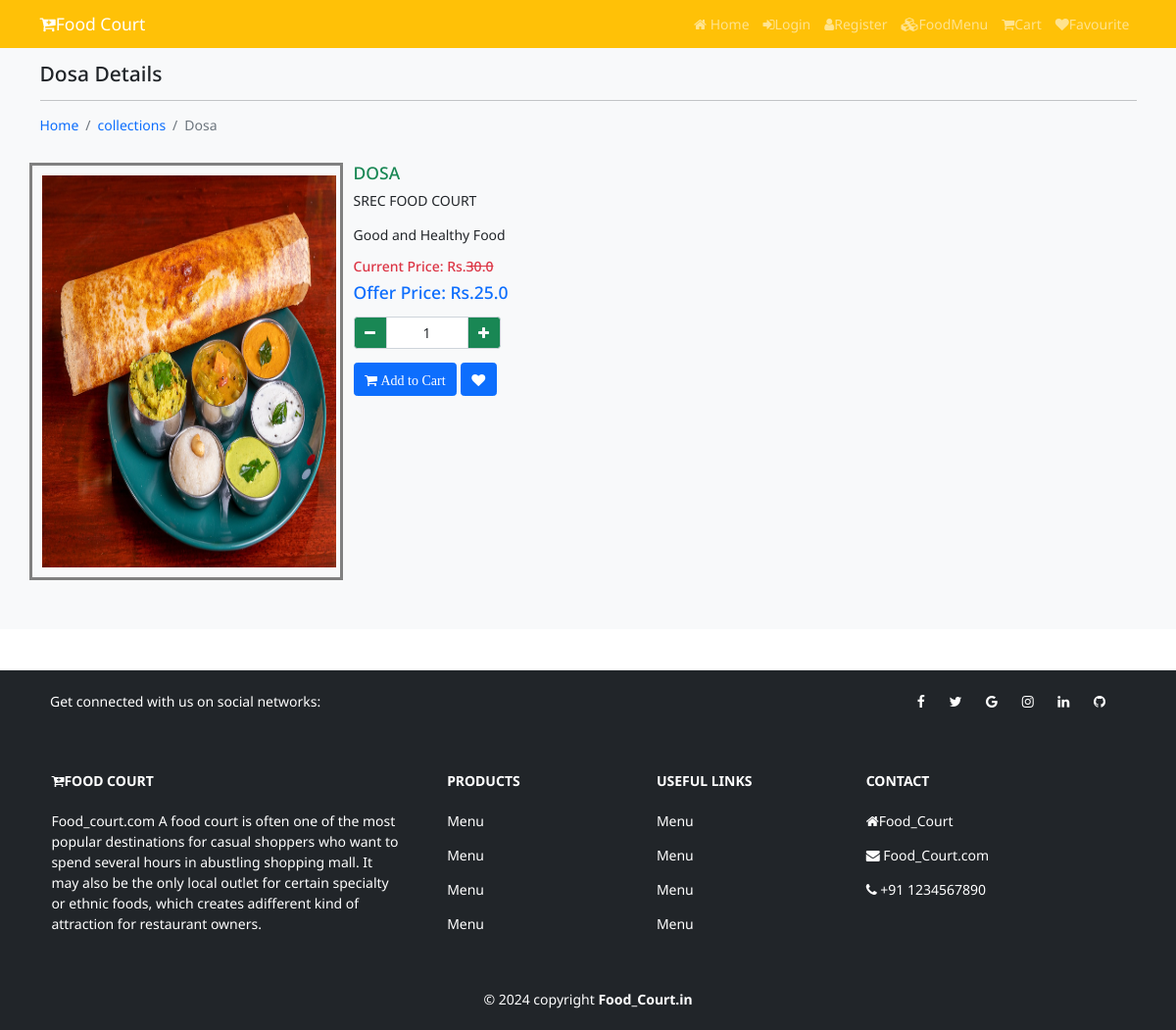
/collections/Breakfast/Dosa, run on the app's committed database.
### shop/models.py (models this page shows)
class Product(models.Model):
    category=models.ForeignKey(Catagory,on_delete=models.CASCADE)
    name = models.CharField(max_length=150, null=False, blank=False)
    vendor = models.CharField(max_length=150, null=False, blank=False)
    product_image = models.ImageField(upload_to=getFileName, null=True, blank=True)
    quantity = models.IntegerField(null=False,blank=False)
    original_price = models.FloatField(null=False, blank=False)
    selling_price = models.FloatField(null=False, blank=False)
    description = models.TextField(max_length=500, null=False, blank=False)
    status = models.BooleanField(default=False, help_text="0-show,1-Hidden")
    trending = models.BooleanField(default=False, help_text="0-default,1-Trending")
    created_at = models.DateTimeField(auto_now_add=True)
    def __str__(self):
            return self.name

### shop/views.py (the view)
# urls.py: path("collections/<str:cname>/<str:pname>",views.product_details,name="product_details"),
def product_details(request,cname,pname):
    if(Catagory.objects.filter(name=cname,status=0)):
        if(Product.objects.filter(name=pname, status=0)):
            products=Product.objects.filter(name=pname,status=0).first()
            return render(request,"product_details.html",{"products":products})
        else:
            messages.warning(request, "No Such Catagory Found")
            return redirect('collections')
    else:
        messages.warning(request, "No Such Catagory Found")
        return redirect('collections')

### shop/templates/product_details.html (shortened to what this page needs)
{% extends 'main.html' %}
{% block content %}
<section class="bg-light py-4 my-5" style="min-height:600px">
  <div class="container">
    <div class="row">
      <div class="col-12">
        <h4 class="mb-3"> {{products}} Details</h4>
        <hr style="border-color:#b8bfc2;">
        <nav aria-label="breadcrumb">
          <ol class="breadcrumb">
            <li class="breadcrumb-item"><a href="{% url 'home' %}">Home</a></li>
            <li class="breadcrumb-item"><a href="{% url 'collections' products.category.name %}">collections</a></li>
            <li class="breadcrumb-item active" aria-current="page">{{products}}</li>
          </ol>
        </nav>
      </div>
      <div class="col-4 my-3 pic-box" style="width:320px; padding:10px; border:3px solid gray; margin:0;">
        <img src="{{products.product_image.url}}" class="card-image-top" style="height:400px; width:300px;"
          alt="{{products}}">
      </div>
      <div class="col-8 my-3">
        <h5 class="text-success">{{products | upper}}</h5>
        <P>{{products.vendor}}</P>
        <p>{{products.description}} </p>
        <h6 class="my-2 text-danger">Current Price: Rs.<s>{{products.original_price}}</s></h6>
        <h5 class="my-2 text-primary">Offer Price: Rs.{{products.selling_price}}</h5>
        <div class="my-3">
          {% if products.quantity > 0 %}
          <p>
          <div class="input-group" style="width:150px">
            <button class="input-group-text bg-success text-light" id="btnMinus"><i class="fa fa-minus"></i> </button>
            <input type="text" name="qty" id="txtQty" value="1" class="form-control text-center">
            <button class="input-group-text bg-success text-light" id="btnPlus"><i class="fa fa-plus"></i> </button>
          </div>
          </p>
          <button class="btn btn-primary" id="btnCart"><i class="fa fa-shopping-cart"> Add to Cart</i> </button>
          {% else %}
          <button class="btn btn-primary"><i class="fa fa-minus"> Out of Stock</i> </button>
          {% endif %}
          <button class="btn btn-primary" id="btnFav"><i class="fa fa-heart"></i> </button>
        </div>
      </div>
    </div>
  </div>
</section>
{% endblock content %}

### shop/templates/main.html (style rules this page uses)
html { font-size: 14px; }
body { font-family: 'Noto sans', sans-serif; }
a { text-decoration: none; }
.pic-box { position: relative; }

### data on the page
Product: name "Dosa", product_image (picture), name "DOSA", vendor "SREC FOOD COURT", description "Good and Healthy Food", original_price "30.0", selling_price "25.0"
